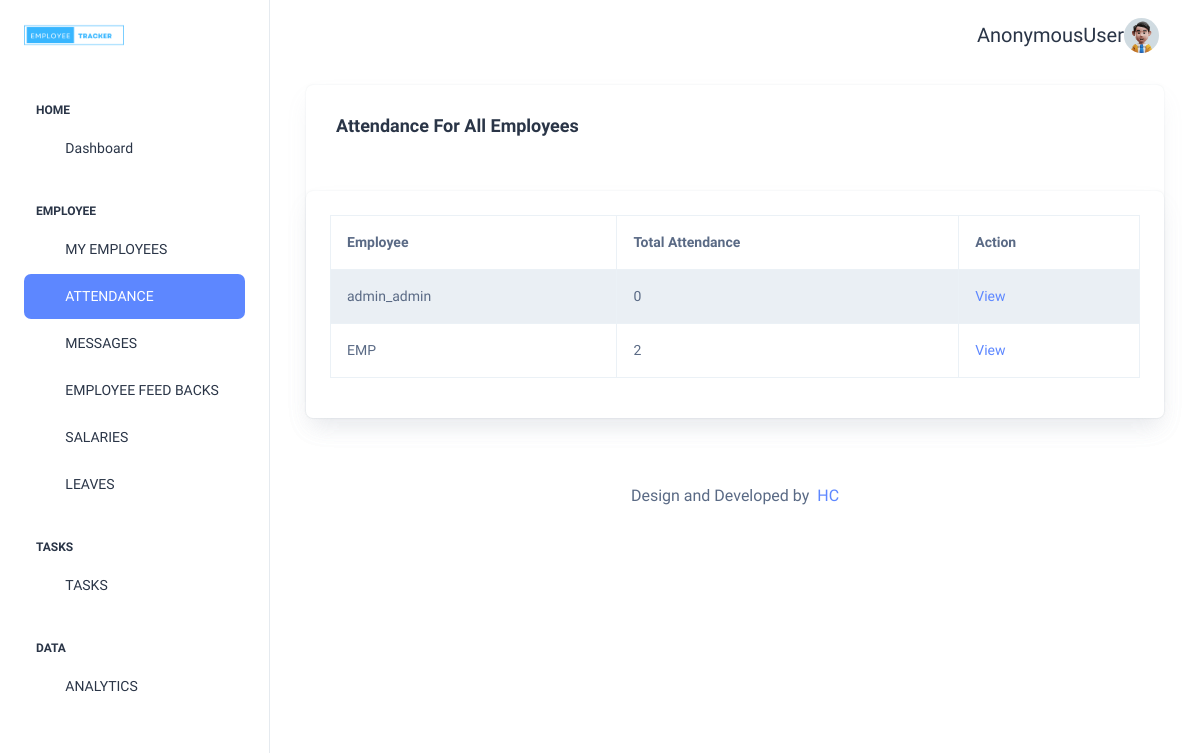
/attendance_sheet, run on an earlier commit of the app's database.
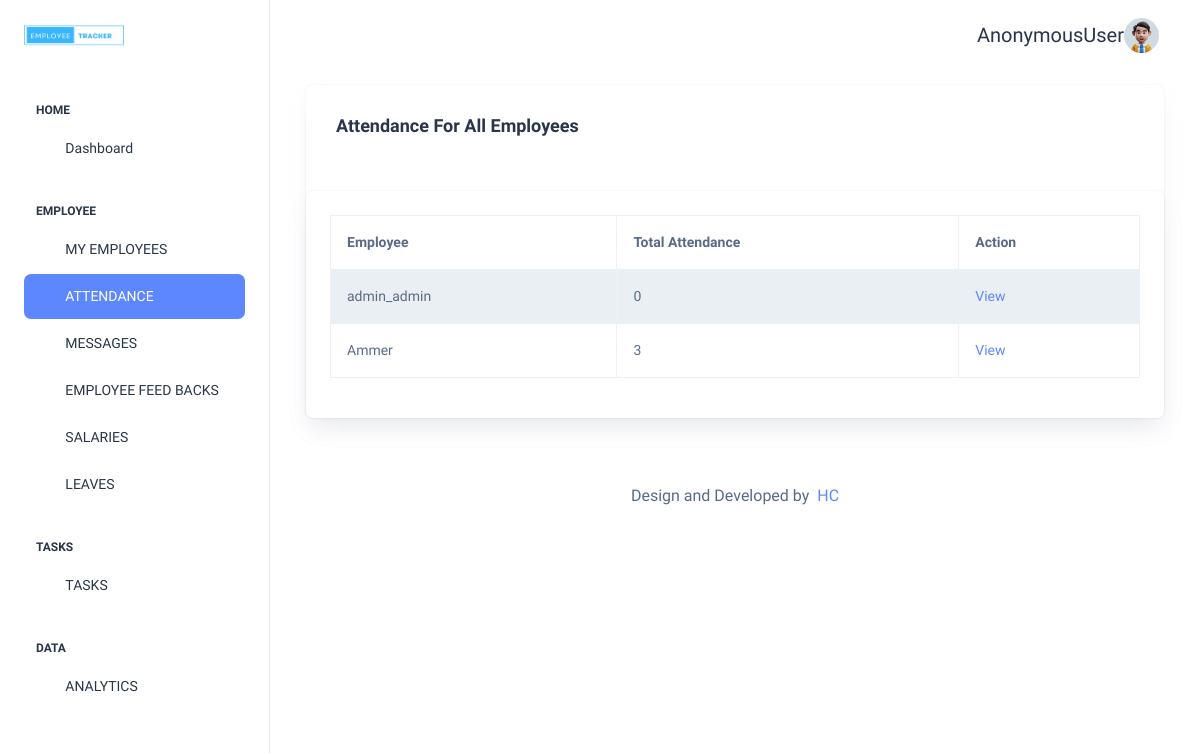
And on a later commit of the database.
### home/models.py (models this page shows, shortened)
class CustomUser(AbstractBaseUser, PermissionsMixin):
    email = models.EmailField(unique=True, verbose_name='email address')
    username = models.CharField(max_length=30, unique=True,verbose_name='username')
    first_name = models.CharField(max_length=30, blank=True, verbose_name='first name')
    last_name = models.CharField(max_length=30, blank=True, verbose_name='last name')
    phone = models.CharField(max_length=15, blank=True, verbose_name='phone number')
    address = models.TextField(blank=True, verbose_name='address')
    is_active = models.BooleanField(default=True, verbose_name='active')
    is_staff = models.BooleanField(default=False, verbose_name='staff status')
    profile_pic = models.ImageField(upload_to='profile_pics', null=True, blank=True)
    job_title = models.CharField(max_length=50, blank=True, verbose_name='job title', choices=(
                                                                                            ("Developer", "Developer"),
                                                                                            ("Designer", "Designer"),
                                                                                            ("Analyst", "Analyst"),
                                                                                            ("Tester", "Tester"),
                                                                                            ("Support", "Support"),
                                                                                            ("Manager", "Manager"),
                                                                                            ("Executive", "Executive"),
                                                                                            ("Senior Executive", "Senior Executive"),
                                                                                            ("Lead Developer", "Lead Developer"),
                                                                                            ("Junior Developer", "Junior Developer"),
                                                                                            ("Senior Developer", "Senior Developer"),
                                                                                            ("Intern", "Intern")))
    department = models.CharField(max_length=50, blank=True, verbose_name='department', choices=(
                                                                                            ("HR", "Human Resources"),
                                                                                            ("IT", "Information Technology"),
                                                                                            ("FIN", "Finance"),
                                                                                            ("MKT", "Marketing"),
                                                                                            ("SALES", "Sales"),
                                                                                            ("ENG", "Engineering"),
                                                                                            ("ADMIN", "Administration"),
                                                                                        ))
    role = models.CharField(max_length=20,
                            choices=(
                                ("employee","employee"),
                                ("manager","manager"),
                                ("admin","admin"),
                            ),
                            default='user'
                            )
    date_joined = models.DateTimeField(auto_now_add=True, verbose_name='date joined')
    objects = CustomUserManager()
    USERNAME_FIELD = 'username'
    REQUIRED_FIELDS = ["first_name", "last_name", "email"]
    class Meta:
        verbose_name = 'user'
        verbose_name_plural = 'users'

class Attendance(models.Model):
    employee = models.ForeignKey(CustomUser, on_delete=models.CASCADE, related_name="attendance")
    attendance_marked = models.BooleanField(default=False)
    attendance = models.CharField(max_length=20, choices=(("Present","Present"),("Absent","Absent")),null=True, blank=True)
    attendance_status = models.BooleanField(null=True, blank=True)
    in_date_time = models.DateTimeField(auto_now_add=True)
    out_date_time = models.DateTimeField(auto_now_add=True)
    approve = models.BooleanField(default=False)

### home/views.py (the view)
# urls.py: path("attendance_sheet",views.attendance_sheet,name="attendance_sheet"),
def attendance_sheet(request):
    employees = CustomUser.objects.all()
    return render(request,"attendance_sheet.html", context={"employees":employees})

### templates/attendance_sheet.html (shortened to what this page needs)
{% extends 'index.html' %}
{% block content %}
<div class="container-fluid">
    <div class="container-fluid">
        <div class="card">
            <div class="card-body">
                <h5 class="card-title fw-semibold mb-4">Attendance For All Employees</h5>
            </div>
            <div class="card mb-0">
                <div class="card-body p-4">
                    <table id="attendanceTable" class="table table-striped table-bordered">
                        <thead>
                            <tr>
                                <th>Employee</th>
                                <th>Total Attendance</th>
                                <th>Action</th>
                            </tr>
                        </thead>
                        <tbody>
                            {% for employee in employees %}
                            <tr>
                                <td>{{ employee.first_name }}</td>
                                <td>{{ employee.attendance.all|length }}</td>
                                <td><a href="{%url 'employee_attendance_view' employee.id %}" class="action-btn">View</a></td>
                            </tr>
                            {% endfor %}
                        </tbody>
                    </table>
                </div>
            </div>
        </div>
    </div>
</div>
<link rel="stylesheet" href="https://cdn.datatables.net/1.13.6/css/jquery.dataTables.min.css">
{% endblock %}

What changed in the data, as far as the page shows it:
changed CustomUser: first_name "EMP" → "Ammer"; attendance.all|length "2" → "3"
